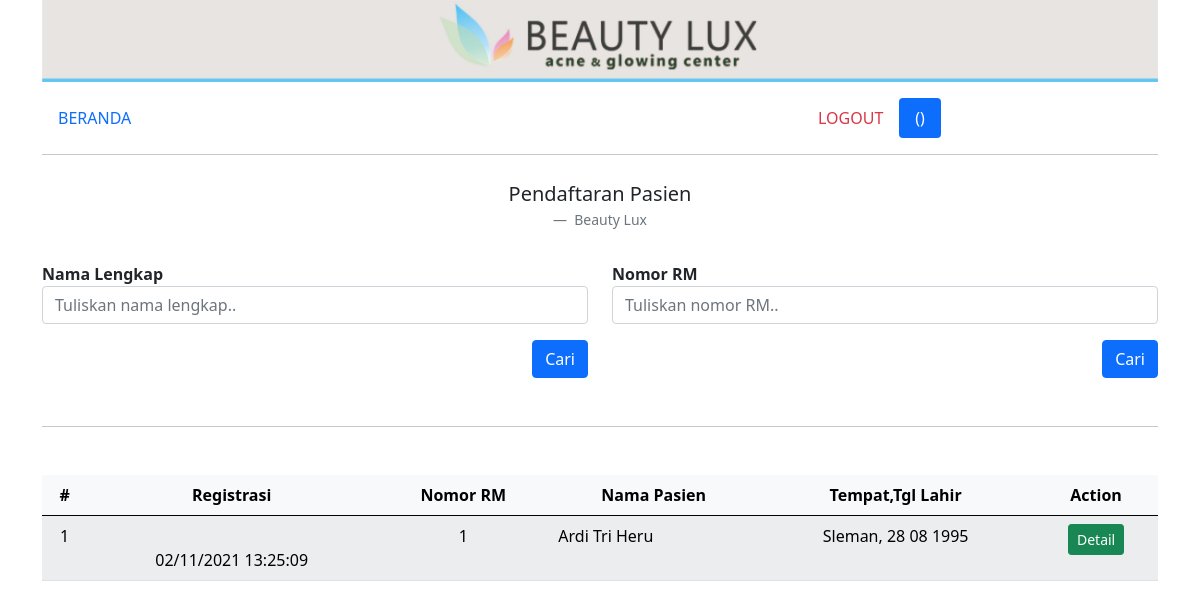
/daftar_treatment.php, run on an earlier commit of the app's database.
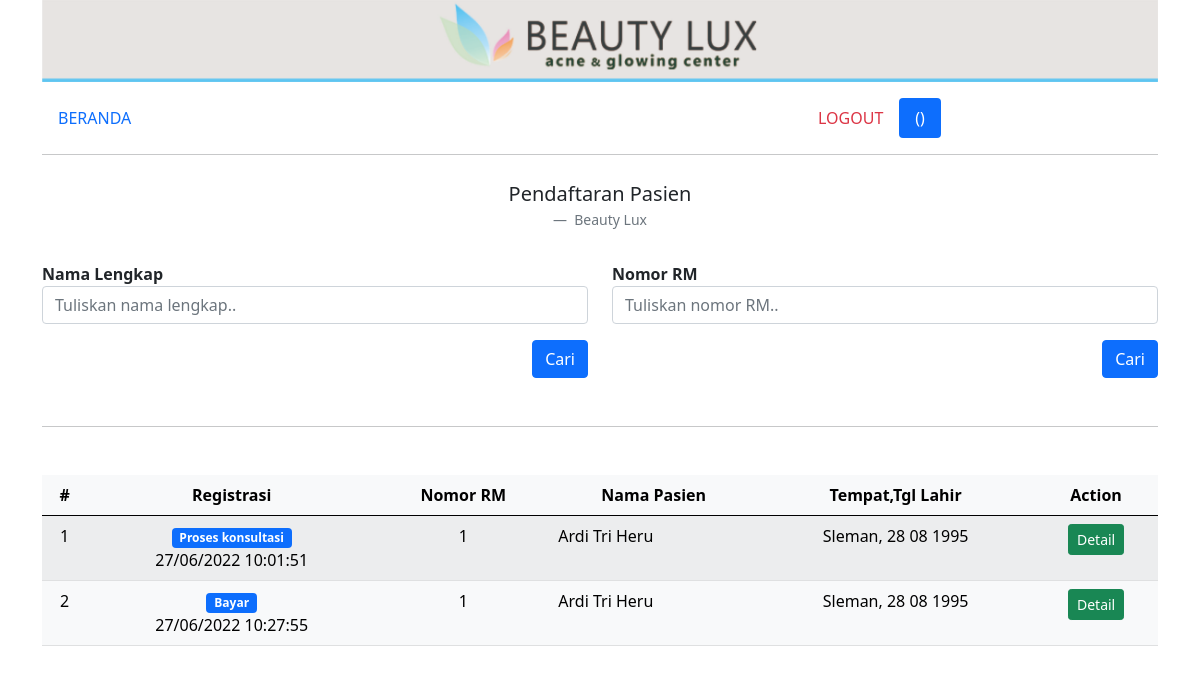
And on a later commit of the database.
### tables this page shows
CREATE TABLE `treatment` (
  `id_treatment` int(100) NOT NULL AUTO_INCREMENT,
  `id_customer` int(10) NOT NULL,
  `id_user` int(3) NOT NULL,
  `dokter` varchar(50) NOT NULL,
  `konsultasi` varchar(100) NOT NULL,
  `note` varchar(100) NOT NULL,
  `tanggal` timestamp NOT NULL DEFAULT current_timestamp() ON UPDATE current_timestamp(),
  `status` int(1) NOT NULL,
  `kesimpulan` varchar(100) DEFAULT NULL,
  PRIMARY KEY (`id_treatment`),
  KEY `id_treatment` (`id_treatment`),
  KEY `id_customer` (`id_customer`),
  CONSTRAINT `treatment_ibfk_1` FOREIGN KEY (`id_customer`) REFERENCES `customer` (`id_customer`)
);

CREATE TABLE `customer` (
  `id_customer` int(10) NOT NULL AUTO_INCREMENT,
  `nama` varchar(50) NOT NULL,
  `tgl_lahir` date NOT NULL,
  `tempat_lahir` varchar(20) NOT NULL,
  `alamat` varchar(100) NOT NULL,
  `no_hp` varchar(13) NOT NULL,
  PRIMARY KEY (`id_customer`),
  KEY `id_customer` (`id_customer`)
);

### daftar_treatment.php (the view)
<?php include('templates/header.php'); ?>
<div class="container mb-5">
    <div class="row">
        <div class="col-md-12">
            <img src="img/header.jpg" class="img-fluid" alt="...">
        </div>
    </div>
    <div class="row mt-3 mb-2">
        <div class="col">
            <?php include('menu.php'); ?>
        </div>
    </div>
    <div class="row">
        <figure class="text-center">
            <blockquote class="blockquote">
                <p>Pendaftaran Pasien</p>
            </blockquote>
            <figcaption class="blockquote-footer">
                Beauty Lux
            </figcaption>
        </figure>
    </div>
    <div class="row mb-5">
        <div class="col-md-6">
            <form method="post" action="daftar_treatment_cari_nama_list.php" class="row g-3">
                <div class="col-12">
                    <label><b>Nama Lengkap</b></label>
                    <input type="text" name="nama" class="form-control" placeholder="Tuliskan nama lengkap..">
                </div>
                <div class="col-12">
                    <button type="submit" class="btn btn-primary float-end">Cari</button>
                </div>
            </form>
        </div>
        <div class="col-md-6">
            <form method="get" action="daftar_treatment_form.php" class="row g-3">
                <div class="col-12">
                    <label><b>Nomor RM</b></label>
                    <input type="text" name="id_customer" class="form-control" placeholder="Tuliskan nomor RM..">
                </div>
                <div class="col-12">
                    <button type="submit" class="btn btn-primary float-end">Cari</button>
                </div>
            </form>
        </div>
    </div>
    <hr>
    <div class="row mt-5">
        <div class="col-md-12">
            <table class="table table-hover table-light table-striped">
                <thead>
                    <tr>
                        <th class="text-center" scope="col">#</th>
                        <th class="text-center" scope="col">Registrasi</th>
                        <th class="text-center" scope="col">Nomor RM</th>
                        <th class="text-center" scope="col">Nama Pasien</th>
                        <th class="text-center" scope="col">Tempat,Tgl Lahir</th>
                        <th class="text-center" scope="col">Action</th>
                    </tr>
                </thead>
                <tbody>
                    <?php
                    $no = 1;
                    include 'templates/koneksi.php';
                    $query = mysqli_query($koneksi, "
                    SELECT *,
                    CASE
                    WHEN treatment.status = 0 THEN 'Proses konsultasi'
                    WHEN treatment.status = 1 THEN 'Farmasi'
                    WHEN treatment.status = 2 THEN 'Bayar'
                    END AS nm_status
                    FROM treatment
                    JOIN customer
                    ON treatment.id_customer = customer.id_customer
                    ORDER BY treatment.id_treatment DESC
                    ");
                    while ($d = mysqli_fetch_array($query)) {
                    ?>
                        <tr>
                            <td class="text-center" scope="row"><?= $no++; ?></td>
                            <td class="text-center" scope="row"> <span class="badge bg-primary"><?= $d['nm_status']; ?></span><br><?= date('d/m/Y H:i:s', strtotime($d['tanggal'])); ?></td>
                            <td class="text-center" scope="row"><?= $d['id_customer']; ?></td>
                            <td class="text-right" scope="row"><?= $d['nama']; ?></td>
                            <td class="text-center" scope="row"><?= $d['tempat_lahir'] . ',&nbsp;' . date('d m Y', strtotime($d['tgl_lahir'])); ?></td>
                            <td class="text-center" scope="row">
                                <a href="daftar_treatment_detail.php?id_treatment=<?= $d['id_treatment']; ?>" type="button" class="btn btn-success btn-sm">Detail</a>
                            </td>
                            </ </tr>
                        <?php } ?>
            </table>
        </div>
    </div>
</div>
<?php include('templates/footer.php'); ?>

### templates/header.php (shortened to what this page needs)
<!DOCTYPE html>
<html lang="en">
<head>
    <link href="https://cdn.jsdelivr.net/npm/bootstrap@5.0.2/dist/css/bootstrap.min.css" rel="stylesheet">
</head>
<body>

### menu.php (shortened to what this page needs)
<div class="row">
    <div class="col-md-8">
        <ul class="nav nav-pills">
            <li class="nav-item">
                <a class="nav-link" aria-current="page" href="dashboard.php">BERANDA</a>
            </li>
        </ul>
    </div>
    <div class="col-md-4">
        <ul class="nav nav-pills">
            <li class="nav-item">
                <a class="nav-link text-danger" aria-current="page" href="logout.php">LOGOUT</a>
            </li>
            <li class="nav-item">
                <a class="nav-link active" aria-current="page"><?= $_SESSION["nama_user"] . ' (' . strtoupper($_SESSION["login_as"]) . ')'; ?></a>
            </li>
        </ul>
    </div>
</div>
<hr>

### templates/footer.php (shortened to what this page needs)
</body>
</html>

What changed in the data, as far as the page shows it:
removed treatment: tanggal "02/11/2021 13:25:09", id_customer.id_customer "1", id_customer.nama "Ardi Tri Heru", id_customer.tempat_lahir "Sleman", id_customer.tgl_lahir "28 08 1995"
added treatment: nm_status "Proses konsultasi", tanggal "27/06/2022 10:01:51", id_customer.id_customer "1", id_customer.nama "Ardi Tri Heru", id_customer.tempat_lahir "Sleman", id_customer.tgl_lahir "28 08 1995"
added treatment: nm_status "Bayar", tanggal "27/06/2022 10:27:55", id_customer.id_customer "1", id_customer.nama "Ardi Tri Heru", id_customer.tempat_lahir "Sleman", id_customer.tgl_lahir "28 08 1995"
